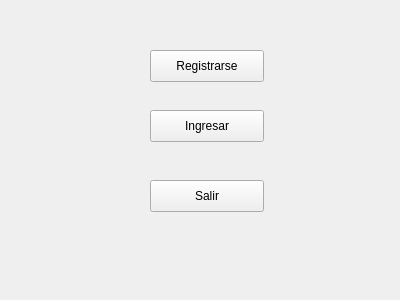
<?xml version="1.0" encoding="UTF-8"?>
<ui version="4.0">
 <class>Form</class>
 <widget class="QWidget" name="Form">
  <property name="geometry">
   <rect>
    <x>0</x>
    <y>0</y>
    <width>400</width>
    <height>300</height>
   </rect>
  </property>
  <property name="windowTitle">
   <string>Inicio</string>
  </property>
  <widget class="QPushButton" name="pushButton">
   <property name="geometry">
    <rect>
     <x>150</x>
     <y>50</y>
     <width>114</width>
     <height>32</height>
    </rect>
   </property>
   <property name="text">
    <string>Registrarse</string>
   </property>
  </widget>
  <widget class="QPushButton" name="pushButton_2">
   <property name="geometry">
    <rect>
     <x>150</x>
     <y>110</y>
     <width>114</width>
     <height>32</height>
    </rect>
   </property>
   <property name="text">
    <string>Ingresar</string>
   </property>
  </widget>
  <widget class="QPushButton" name="pushButton_3">
   <property name="geometry">
    <rect>
     <x>150</x>
     <y>180</y>
     <width>114</width>
     <height>32</height>
    </rect>
   </property>
   <property name="text">
    <string>Salir</string>
   </property>
  </widget>
 </widget>
 <resources/>
 <connections/>
</ui>
